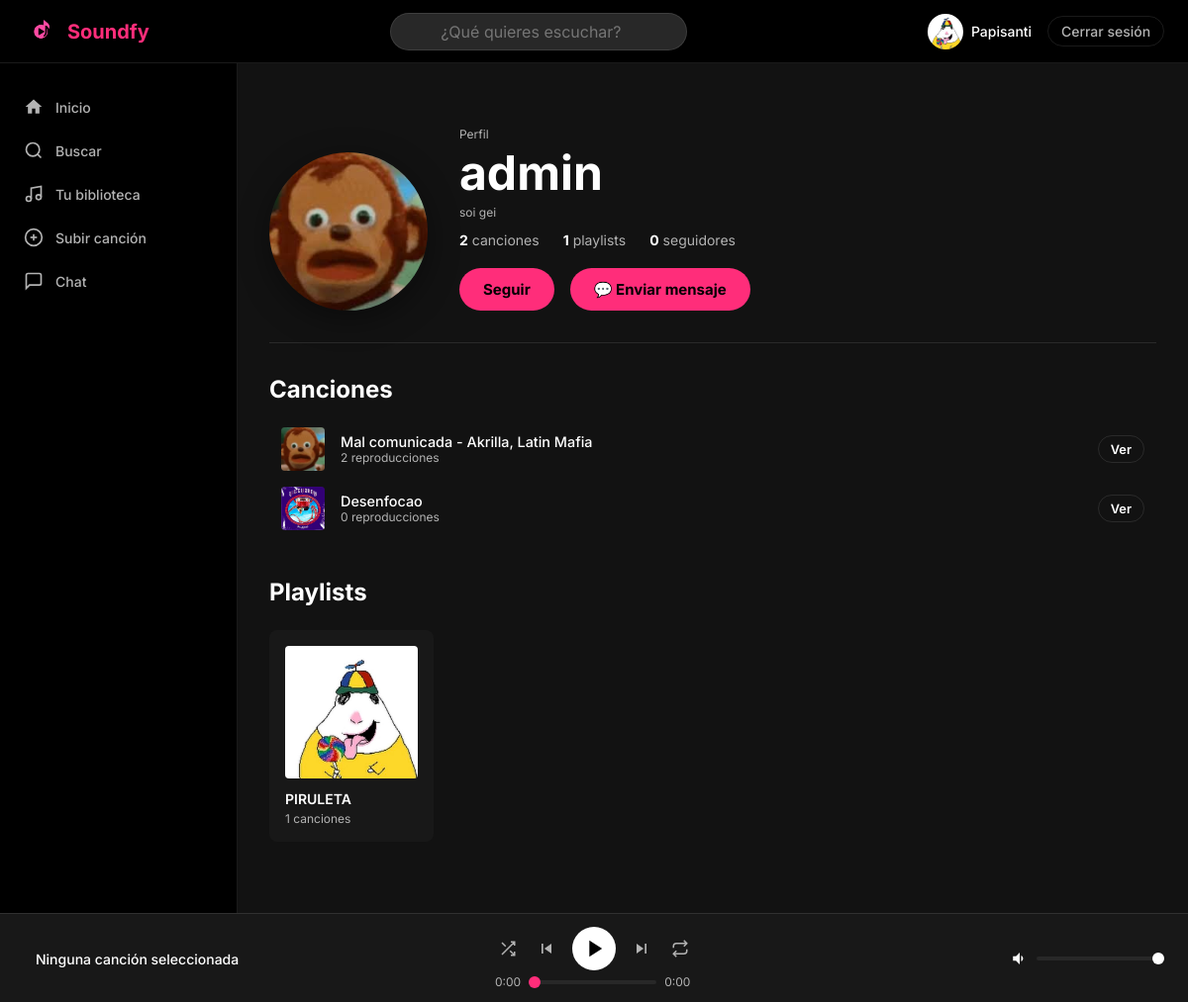
The page /users/perfil/admin/ (signed in) on the database its author committed.
### users/models.py (models this page shows, shortened)
class Usuario(AbstractUser):
    foto_perfil = models.ImageField(
        upload_to='fotos_perfil/',
        null=True,
        blank=True
    )
    biografia = models.TextField(max_length=500, blank=True)
    fecha_nacimiento = models.DateField(null=True, blank=True)
    es_artista = models.BooleanField(default=False)
    seguidores = models.ManyToManyField(
        'self',
        symmetrical=False,
        related_name='siguiendo',
        blank=True
    )
    class Meta:
        verbose_name = 'Usuario'
        verbose_name_plural = 'Usuarios'

### music/models.py (models this page shows, shortened)
class Cancion(models.Model):
    titulo = models.CharField(max_length=200)
    artista = models.ForeignKey(
        Usuario,
        on_delete=models.CASCADE,
        related_name='canciones'
    )
    album = models.ForeignKey(
        Album,
        on_delete=models.SET_NULL,
        null=True,
        blank=True,
        related_name='canciones'
    )
    genero = models.ForeignKey(
        Genero,
        on_delete=models.SET_NULL,
        null=True,
        blank=True
    )
    archivo_audio = models.FileField(upload_to='canciones/')
    portada = models.ImageField(upload_to='portadas_canciones/', null=True, blank=True)
    duracion = models.PositiveIntegerField(help_text='Duración en segundos', default=0)
    reproducciones = models.PositiveIntegerField(default=0)
    fecha_subida = models.DateTimeField(auto_now_add=True)
    es_publica = models.BooleanField(default=True)
    class Meta:
        verbose_name = 'Canción'
        verbose_name_plural = 'Canciones'
        ordering = ['-fecha_subida']

class Playlist(models.Model):
    nombre = models.CharField(max_length=200)
    descripcion = models.TextField(blank=True)
    propietario = models.ForeignKey(
        Usuario,
        on_delete=models.CASCADE,
        related_name='playlists'
    )
    canciones = models.ManyToManyField(
        Cancion,
        through='PlaylistCancion',
        blank=True
    )
    portada = models.ImageField(upload_to='portadas_playlists/', null=True, blank=True)
    es_publica = models.BooleanField(default=True)
    creada_en = models.DateTimeField(auto_now_add=True)
    class Meta:
        verbose_name = 'Playlist'
        verbose_name_plural = 'Playlists'

### users/views.py (the view)
# urls.py: path('perfil/<str:username>/', views.vista_perfil, name='perfil'),
@login_required
def vista_perfil(request, username):
    perfil = get_object_or_404(Usuario, username=username)
    canciones = perfil.canciones.filter(es_publica=True).order_by('-fecha_subida')[:10]
    playlists = perfil.playlists.filter(es_publica=True)
    es_propio = request.user == perfil
    ya_sigue = request.user.siguiendo.filter(pk=perfil.pk).exists()
    return render(request, 'users/perfil.html', {
        'perfil': perfil,
        'canciones': canciones,
        'playlists': playlists,
        'es_propio': es_propio,
        'ya_sigue': ya_sigue,
    })

### soundfy/context_processors.py (called while the page is built)
def google_analytics(request):
    return {
        'GA_MEASUREMENT_ID': settings.GA_MEASUREMENT_ID
    }

### templates/users/perfil.html (shortened to what this page needs)
{% extends 'base.html' %}
{% load static %}
{% block contenido %}
<div class="perfil-cabecera">
    <div class="perfil-avatar">
        {% if perfil.foto_perfil %}
            <img src="{{ perfil.foto_perfil.url }}" alt="{{ perfil.username }}">
        {% else %}
            <div class="avatar-grande">{{ perfil.username|first|upper }}</div>
        {% endif %}
    </div>
    <div class="perfil-info">
        <span class="texto-muted">Perfil</span>
        <h1>{{ perfil.username }}</h1>
        {% if perfil.biografia %}
            <p class="texto-muted">{{ perfil.biografia }}</p>
        {% endif %}
        <div class="perfil-stats">
            <span><strong>{{ perfil.canciones.count }}</strong> canciones</span>
            <span><strong>{{ perfil.playlists.count }}</strong> playlists</span>
            <span><strong>{{ perfil.seguidores.count }}</strong> seguidores</span>
        </div>
        <div class="perfil-acciones">
            {% if es_propio %}
                <a href="{% url 'editar_perfil' %}" class="btn-primario btn-bloque">Editar perfil</a>
            {% else %}
                <a href="{% url 'seguir_usuario' username=perfil.username %}"
                   class="{% if ya_sigue %}btn-secundario{% else %}btn-primario{% endif %}">
                    {% if ya_sigue %}Siguiendo{% else %}Seguir{% endif %}
                </a>
            {% endif %}
            {% if not es_propio %}
            <a href="{% url 'crear_sala' usuario_id=perfil.pk %}" class="btn-primario btn-bloque">💬 Enviar mensaje</a>
            {% endif %}
        </div>
    </div>
</div>
{% if canciones %}
<section class="perfil-seccion">
    <h2>Canciones</h2>
    <div class="lista-canciones">
        {% for cancion in canciones %}
            <div class="fila-cancion" onclick="reproducirCancionConCola(
                    '{{ cancion.archivo_audio.url }}',
                    '{{ cancion.titulo }}',
                    '{{ cancion.artista.username }}',
                    '{% if cancion.portada %}{{ cancion.portada.url }}{% endif %}',
                    {{ cancion.pk }},
                    [{% for c in canciones %}{
                        pk: {{ c.pk }},
                        url: '{{ c.archivo_audio.url }}',
                        titulo: '{{ c.titulo }}',
                        artista: '{{ c.artista.username }}',
                        portada: '{% if c.portada %}{{ c.portada.url }}{% endif %}'
                    }{% if not forloop.last %},{% endif %}{% endfor %}]
                )">
                <div class="fila-cancion-portada">
                    {% if cancion.portada %}
                        <img src="{{ cancion.portada.url }}" alt="{{ cancion.titulo }}" loading="lazy">
                    {% else %}
                        <div class="portada-placeholder-pequeña">♪</div>
                    {% endif %}
                </div>
                <div class="fila-cancion-info">
                    <span class="fila-cancion-titulo">{{ cancion.titulo }}</span>
                    <span class="texto-muted">{{ cancion.reproducciones }} reproducciones</span>
                </div>
                <a href="{% url 'detalle_cancion' pk=cancion.pk %}"
                   class="btn-secundario btn-pequeño"
                   onclick="event.stopPropagation()">Ver</a>
            </div>
        {% endfor %}
    </div>
</section>
{% endif %}
{% if playlists %}
<section class="perfil-seccion">
    <h2>Playlists</h2>
    <div class="grid-canciones">
        {% for playlist in playlists %}
            <a href="{% url 'detalle_playlist' pk=playlist.pk %}" class="tarjeta-cancion">
                <div class="tarjeta-portada">
                    {% if playlist.portada %}
                        <img src="{{ playlist.portada.url }}" alt="{{ playlist.nombre }}" loading="lazy">
                    {% else %}
                        <div class="portada-placeholder">♫</div>
                    {% endif %}
                </div>
                <div class="tarjeta-info">
                    <span class="tarjeta-titulo">{{ playlist.nombre }}</span>
                    <span class="tarjeta-artista">{{ playlist.canciones.count }} canciones</span>
                </div>
            </a>
        {% endfor %}
    </div>
</section>
{% endif %}
{% endblock %}

### templates/partials/navbar.html (shortened to what this page needs)
{% load static %}
<nav class="navbar">
    {% load static %}
    <div class="navbar-logo">
        <a href="{% url 'inicio' %}">
            <img src="{% static 'img/logo.png' %}" alt="Soundfy" height="36">
            <span>Soundfy</span>
        </a>
    </div>
    <div class="navbar-busqueda">
        <div class="barra-busqueda-wrapper" style="position: relative;">
            <input
                type="search"
                id="buscador-global"
                class="barra-busqueda"
                placeholder="¿Qué quieres escuchar?"
                autocomplete="off"
            >
        </div>
    </div>
    <div class="navbar-usuario">
        <a href="{% url 'perfil' username=user.username %}">
            {% if user.foto_perfil %}
                <img src="{{ user.foto_perfil.url }}" alt="{{ user.username }}" class="avatar-pequeño">
            {% else %}
                <div class="avatar-pequeño avatar-placeholder">{{ user.username|first|upper }}</div>
            {% endif %}
            <span>{{ user.username }}</span>
        </a>
        <a href="{% url 'logout' %}" class="btn-logout">Cerrar sesión</a>
    </div>
</nav>

### rows shown on the page
Usuario: foto_perfil (picture), username "Papisanti"
Usuario: foto_perfil (picture), username "admin", biografia "soi gei", canciones.count "2", playlists.count "1", seguidores.count "0"
Cancion: portada (picture), titulo "Mal comunicada - Akrilla, Latin Mafia", reproducciones "2"
Cancion: portada (picture), titulo "Desenfocao", reproducciones "0"
Playlist: portada (picture), nombre "PIRULETA", canciones.count "1"
